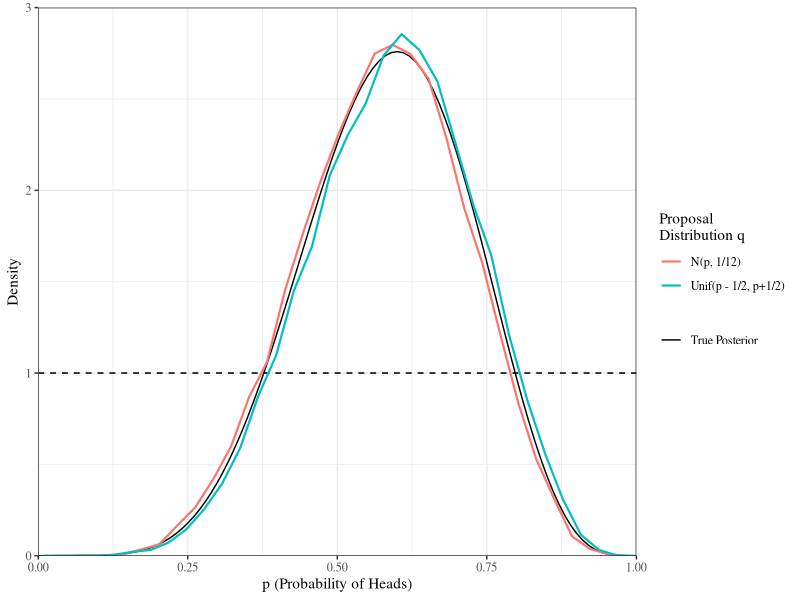
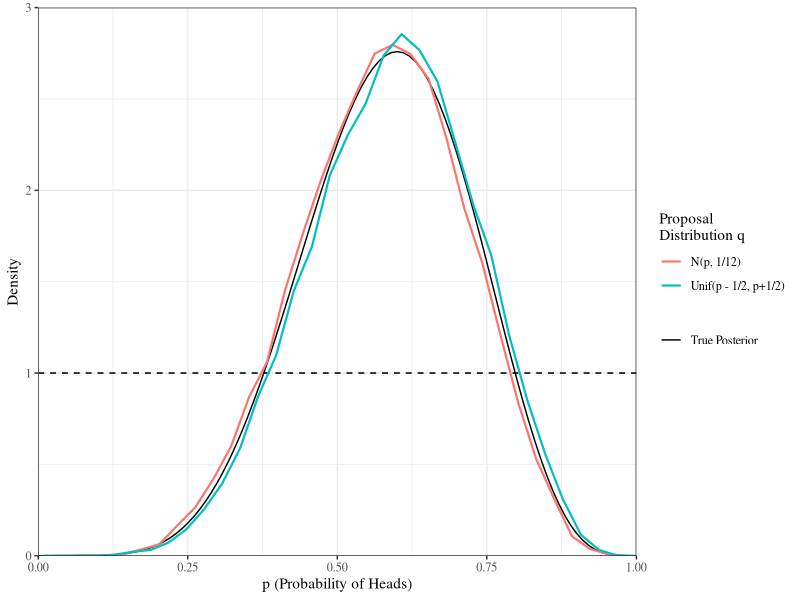

Generate these figures, in order, with R:
set.seed(1094375)

library(tidyverse)
library(here)

# Coin Toss Example ----------

tosses <- 10

heads <- 6

rho_accept <- function(x, y) {
  if (y < 0 | y > 1) {
    return(0)
  }
  min(dbinom(heads, tosses, y) / dbinom(heads, tosses, x), 1)
}

no_samples <- 150000
init_sample <- 0.5

Norm_MH_samples <- c(init_sample)

for (i in 2:no_samples) {
  last_sample <- Norm_MH_samples[i - 1]
  new_guess <- rnorm(1, mean = last_sample, sd = sqrt(1 / 12))
  accept_prob <- rho_accept(last_sample, new_guess)
  Norm_MH_samples[i] <- sample(c(last_sample, new_guess), 1, prob = c(1 - accept_prob, accept_prob))
}

Unif_MH_samples <- c(init_sample)

for (i in 2:no_samples) {
  last_sample <- Unif_MH_samples[i - 1]
  new_guess <- runif(1, last_sample - 1 / 2, last_sample + 1 / 2)
  accept_prob <- rho_accept(last_sample, new_guess)
  Unif_MH_samples[i] <- sample(
    c(last_sample, new_guess), 
    1, 
    prob = c(1 - accept_prob, accept_prob))
}

MH_tbl <- tibble(
  "N(p, 1/12)" = Norm_MH_samples[seq(1001, no_samples, 5)],
  "Unif(p - 1/2, p+1/2)" = Unif_MH_samples[seq(1001, no_samples, 5)]
) %>%
  pivot_longer(everything(), names_to = "Proposal\nDistribution q")

ggplot(MH_tbl, mapping = aes(x = value, color = `Proposal\nDistribution q`)) +
  geom_function(
    mapping = aes(linetype = "True Posterior"),
    fun = dbeta,
    args = list(shape1 = 1 + heads, shape2 = 1 + tosses - heads),
    colour = "black"
  ) +
  geom_function(
    mapping = aes(linetype = "Prior"),
    fun = ~1,
    colour = "black",
    linetype = "dashed"
  ) +
  geom_freqpoly(
    aes(y = after_stat(density)),
    binwidth = 0.03,
    position = "dodge",
    linewidth = 0.75
  ) +
  scale_linetype_manual(
    values = c(
      "Prior" = "dashed",
      "True Posterior" = "solid"
    )
  ) +
  theme_bw(base_family = "serif") +
  theme(
    text = element_text(family = "serif"),
    # legend.position = "bottom",
    # legend.box="vertical",
    plot.title = element_text(hjust = 0.5)
  ) +
  scale_y_continuous(expand = expansion(0), limits = c(0, 3)) +
  scale_x_continuous(expand = expansion(0), limits = c(0, 1)) +
  labs(
    x = "p (Probability of Heads)",
    y = "Density",
    fill = NULL,
    linetype = NULL
  )

ggsave(here("write_up", "images", "coin_MH_R.pdf"), width = 5.5, height = 2.5)
